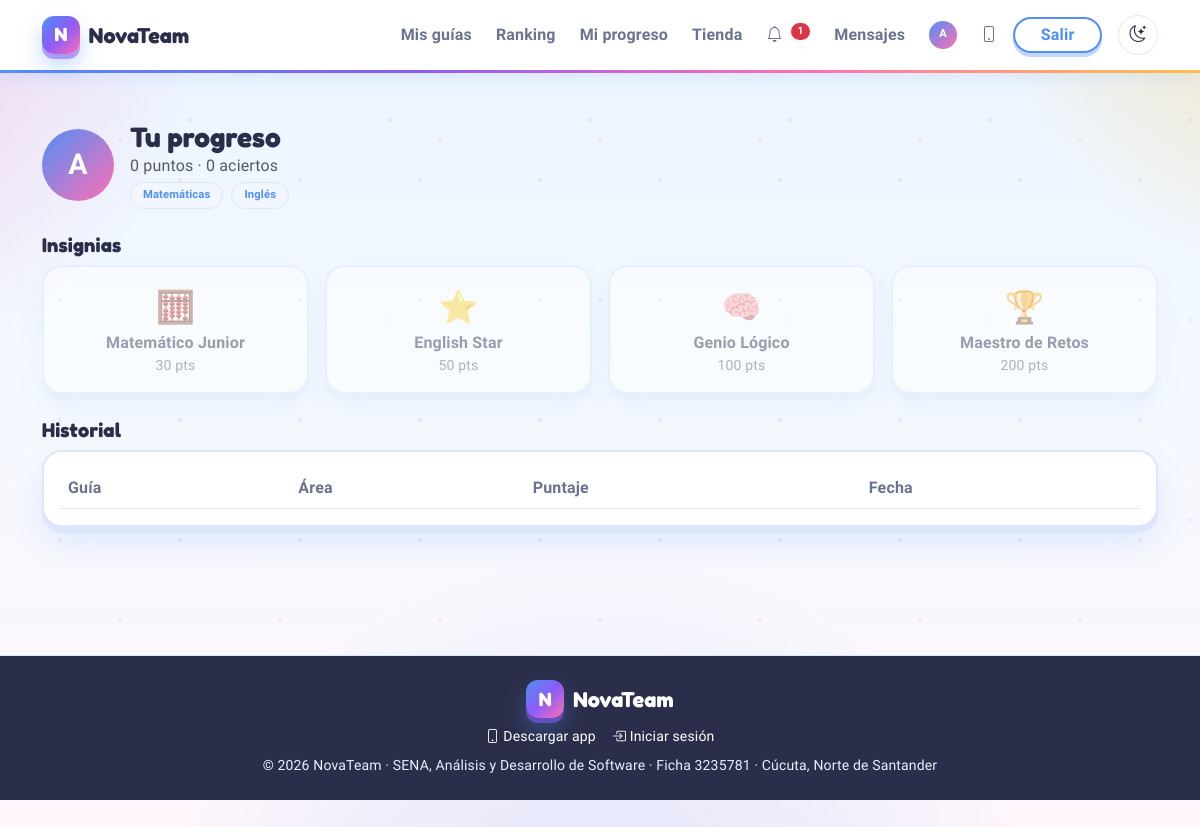
Screenshot of /progreso.php (signed in) with the database file from the repository.
### tables this page shows
CREATE TABLE usuarios (
    id_usuario           INT AUTO_INCREMENT PRIMARY KEY,
    nombre               VARCHAR(120)        NOT NULL,
    correo               VARCHAR(150)        NOT NULL UNIQUE,
    contrasena_hash      VARCHAR(255)        NOT NULL,
    rol                  ENUM('estudiante','profesor','administrador') NOT NULL DEFAULT 'estudiante',
    grado                TINYINT             NULL COMMENT 'Solo estudiantes (4° grado)',
    materia              ENUM('matematicas','ingles') NULL COMMENT 'Solo profesores',
    puntos               INT                 NOT NULL DEFAULT 0,
    ejercicios_resueltos INT                 NOT NULL DEFAULT 0,
    activo               TINYINT(1)          NOT NULL DEFAULT 1,
    ultimo_acceso        DATETIME            NULL,
    fecha_registro       DATETIME            NOT NULL DEFAULT CURRENT_TIMESTAMP,
    foto_perfil          VARCHAR(255)        NULL COMMENT 'Ruta imagen de perfil',
    marco_perfil         VARCHAR(50)         NULL COMMENT 'Estilo de marco: dorado,plateado,arcoiris,fuego,estrella,ninguno',
    bio                  TEXT                NULL COMMENT 'Biografia del usuario',
    fondo_perfil         VARCHAR(255)        NULL COMMENT 'Ruta imagen de fondo de perfil',
    tema_color           VARCHAR(20)         NOT NULL DEFAULT 'default' COMMENT 'Tema de color: default,oscuro,verde,rosa,purpura',
    vidas                TINYINT             NOT NULL DEFAULT 5 COMMENT 'Vidas actuales (se recargan cada 4 h)',
    vidas_max            TINYINT             NOT NULL DEFAULT 5 COMMENT 'Maximo de vidas',
    vidas_actualizadas   DATETIME            NULL COMMENT 'Desde cuando se cuenta la recarga de vidas (NULL = lleno)',
    escudos_racha        TINYINT             NOT NULL DEFAULT 0 COMMENT 'Protectores de racha (max 3)',
    comodines_50         TINYINT             NOT NULL DEFAULT 0 COMMENT 'Comodines 50/50 para el quiz (max 3)',
    doble_puntos         TINYINT             NOT NULL DEFAULT 0 COMMENT 'Doble puntos para el proximo quiz (max 2)',
    remember_token       VARCHAR(64)         NULL COMMENT 'Token para recuperación de contraseña',
    token_expires        DATETIME            NULL COMMENT 'Expiración del token de recuperación',
    CONSTRAINT chk_grado   CHECK (rol <> 'estudiante' OR grado = 4),
    CONSTRAINT chk_materia CHECK (rol <> 'profesor'   OR materia IS NOT NULL)
);

CREATE TABLE insignias (
    id_insignia       INT AUTO_INCREMENT PRIMARY KEY,
    codigo            VARCHAR(30)  NOT NULL UNIQUE,
    nombre            VARCHAR(100) NOT NULL,
    icono             VARCHAR(10)  NULL,
    puntos_requeridos INT          NOT NULL
);

### includes/db.php (called while the page is built, shortened)
<?php
function db(): PDO
{
    static $pdo = null;
    if ($pdo instanceof PDO) {
        try {
            $pdo->query('SELECT 1');
        } catch (PDOException $e) {
            $pdo = null;
        }
        if ($pdo instanceof PDO) {
            return $pdo;
        }
    }
    $host = env('DB_HOST', '127.0.0.1') ?? '127.0.0.1';
    $name = env('DB_NAME', 'novateam_db') ?? 'novateam_db';
    $user = env('DB_USER', 'root') ?? 'root';
    $pass = env('DB_PASS', '') ?? '';
    $port = env('DB_PORT', '3306') ?? '3306';
    $charset = env('DB_CHARSET', 'utf8mb4') ?? 'utf8mb4';
    $dsn = "mysql:host={$host};port={$port};dbname={$name};charset={$charset}";
    try {
        $pdo = new PDO($dsn, $user, $pass, [
            PDO::ATTR_ERRMODE            => PDO::ERRMODE_EXCEPTION,
            PDO::ATTR_DEFAULT_FETCH_MODE => PDO::FETCH_ASSOC,
            PDO::ATTR_EMULATE_PREPARES   => false,
            PDO::ATTR_PERSISTENT         => false,
            PDO::MYSQL_ATTR_INIT_COMMAND => "SET NAMES utf8mb4 COLLATE utf8mb4_unicode_ci",
        ]);
    } catch (PDOException $e) {
        http_response_code(500);
        exit('No se pudo conectar a MySQL. Importa database/novateam.sql en phpMyAdmin y revisa el archivo .env');
    }
    return $pdo;
}

### includes/auth.php (called while the page is built, shortened)
<?php
function refresh_user(int $id): void
{
    $stmt = db()->prepare(
        'SELECT id_usuario, nombre, correo, rol, grado, materia, puntos, ejercicios_resueltos, activo,
                foto_perfil, marco_perfil, bio, fondo_perfil, tema_color
         FROM usuarios WHERE id_usuario = :id LIMIT 1'
    );
    $stmt->execute(['id' => $id]);
}

### includes/bootstrap.php (called while the page is built, shortened)
<?php
require_once __DIR__ . '/db.php';
require_once __DIR__ . '/helpers.php';
require_once __DIR__ . '/auth.php';
if (!empty($_SESSION['user']['id_usuario'])) {
    $lastRefresh = (int) ($_SESSION['_last_refresh'] ?? 0);
    $now = time();
    if ($now - $lastRefresh > 60) {
        try {
            refresh_user((int) $_SESSION['user']['id_usuario']);
        } catch (Throwable $e) {
            error_log('NovaTeam: refresh_user error: ' . $e->getMessage());
        }
    }
}

### progreso.php (the view, shortened to what this page needs)
<?php
require_once __DIR__ . '/includes/bootstrap.php';
$user = current_user();
$earned = db()->prepare(
    'SELECT i.codigo FROM usuario_insignias ui
     JOIN insignias i ON i.id_insignia = ui.id_insignia
     WHERE ui.id_usuario = :id'
);
$earned->execute(['id' => $user['id_usuario']]);
$earnedCodes = array_column($earned->fetchAll(), 'codigo');
$materias = user_materias($user['id_usuario']);
$allBadges = db()->query('SELECT codigo, nombre, icono, puntos_requeridos FROM insignias ORDER BY puntos_requeridos')->fetchAll();
require __DIR__ . '/includes/header.php';
?>
<div class="container py-5">
  <div class="d-flex align-items-center gap-3 mb-4">
    <?= user_avatar_html($user, 72) ?>
    <div>
      <h1 class="h3 fw-bold mb-0">Tu progreso</h1>
      <p class="text-muted mb-0"><?= (int) $user['puntos'] ?> puntos · <?= (int) $user['ejercicios_resueltos'] ?> aciertos</p>
      <?php if (!empty($materias)): ?>
        <div class="d-flex gap-2 mt-1">
          <?php foreach ($materias as $m): ?>
            <span class="badge-pill" style="font-size:.7rem;"><?= e(categoria_label($m)) ?></span>
          <?php endforeach; ?>
        </div>
      <?php endif; ?>
    </div>
  </div>
  <h2 class="h5 fw-bold mt-4">Insignias</h2>
  <div class="row g-3 mb-4">
    <?php foreach ($allBadges as $b): ?>
      <div class="col-md-3">
        <div class="card-edu p-3 text-center" style="<?= in_array($b['codigo'], $earnedCodes, true) ? '' : 'opacity:.45' ?>">
          <div style="font-size:2rem"><?= e($b['icono']) ?></div>
          <strong><?= e($b['nombre']) ?></strong>
          <div class="small text-muted"><?= (int) $b['puntos_requeridos'] ?> pts<?= in_array($b['codigo'], $earnedCodes, true) ? ' · obtenida' : '' ?></div>
        </div>
      </div>
    <?php endforeach; ?>
  </div>
  <h2 class="h5 fw-bold">Historial</h2>
  <div class="table-responsive card-edu p-3">
    <table class="table mb-0">
      <thead><tr><th>Guía</th><th>Área</th><th>Puntaje</th><th>Fecha</th></tr></thead>
    </table>
  </div>
</div>
<?php require __DIR__ . '/includes/footer.php'; ?>

### includes/helpers.php (shortened to what this page needs)
<?php
function e(?string $value): string
{
    return htmlspecialchars((string) $value, ENT_QUOTES | ENT_SUBSTITUTE, 'UTF-8');
}
function current_user(): ?array
{
    return $_SESSION['user'] ?? null;
}
function categoria_label(string $cat): string
{
    return $cat === 'ingles' ? 'Inglés' : 'Matemáticas';
}
function marco_css_class(?string $marco): string
{
    return match ($marco) {
        'dorado'   => 'marco-dorado',
        'plateado' => 'marco-plateado',
        'arcoiris' => 'marco-arcoiris',
        'fuego'    => 'marco-fuego',
        'estrella' => 'marco-estrella',
        default    => '',
    };
}
function user_avatar_html(array $user, int $size = 40): string
{
    $cls = marco_css_class($user['marco_perfil'] ?? null);
    $sizeStyle = 'width:' . $size . 'px;height:' . $size . 'px;';
    $initials = mb_strtoupper(mb_substr($user['nombre'], 0, 1));
    return '<div class="avatar-frame ' . $cls . '" style="' . $sizeStyle . 'background:linear-gradient(135deg,var(--edu-primary),var(--edu-accent));display:grid;place-items:center;color:#fff;font-weight:800;font-size:' . ($size * 0.4) . 'px;">' . e($initials) . '</div>';
}
function user_materias(int $userId): array
{
    $stmt = db()->prepare('SELECT materia FROM matriculas WHERE id_usuario = :id');
    $stmt->execute(['id' => $userId]);
    return array_column($stmt->fetchAll(), 'materia');
}

### rows the page displays
usuarios: nombre "A A", puntos "0", ejercicios_resueltos "0"
insignias: icono "🧮", nombre "Matemático Junior", puntos_requeridos "30"
insignias: icono "⭐", nombre "English Star", puntos_requeridos "50"
insignias: icono "🧠", nombre "Genio Lógico", puntos_requeridos "100"
insignias: icono "🏆", nombre "Maestro de Retos", puntos_requeridos "200"

### other values shown
$notifCount "1"
categoria_label($m) "Matemáticas"
categoria_label($m) "Inglés"
